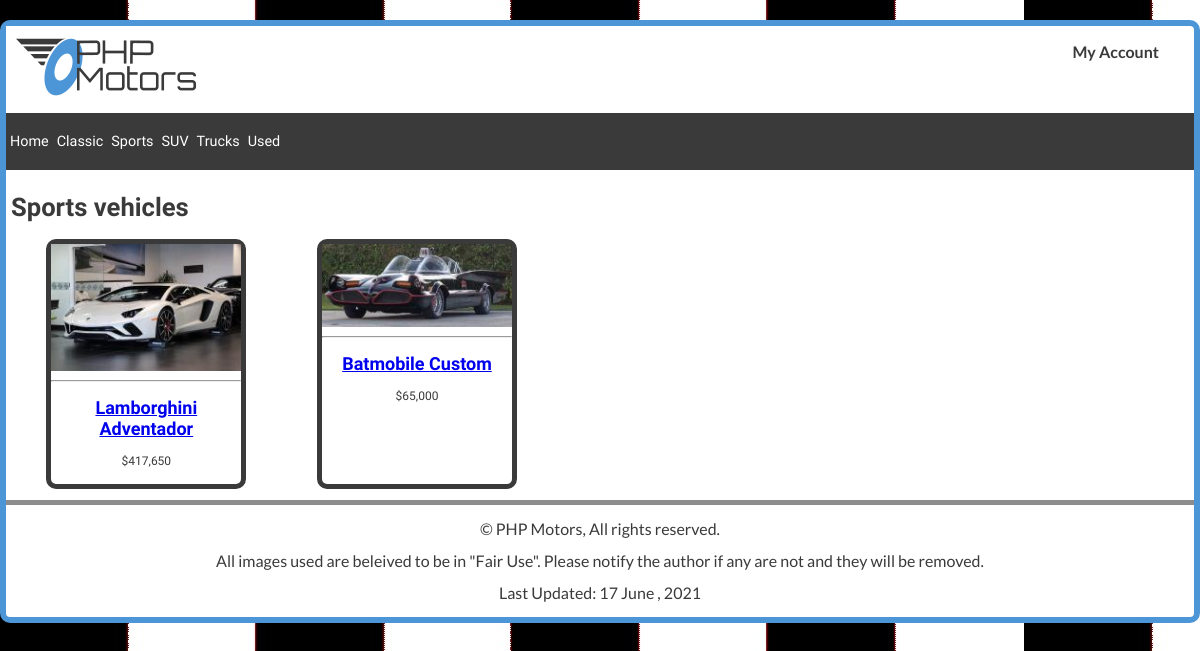
Page /phpmotors/vehicles/?action=classification&classificationName=Sports on the committed database.
### tables this page shows
CREATE TABLE `carclassification` (
  `classificationId` int(11) NOT NULL,
  `classificationName` varchar(30) NOT NULL
);

CREATE TABLE `inventory` (
  `invId` int(10) UNSIGNED NOT NULL,
  `invMake` varchar(30) NOT NULL,
  `invModel` varchar(30) NOT NULL,
  `invDescription` text NOT NULL,
  `invImage` varchar(50) NOT NULL,
  `invThumbnail` varchar(50) NOT NULL,
  `invPrice` decimal(10,0) NOT NULL,
  `invStock` smallint(6) NOT NULL,
  `invColor` varchar(20) NOT NULL,
  `classificationId` int(11) NOT NULL
);

CREATE TABLE `images` (
  `imgId` int(10) UNSIGNED NOT NULL,
  `invId` int(10) UNSIGNED NOT NULL,
  `ImgName` varchar(100) NOT NULL,
  `imgPath` varchar(150) NOT NULL,
  `imgDate` timestamp NOT NULL DEFAULT current_timestamp(),
  `imgPrimary` tinyint(1) NOT NULL
);

### phpmotors/model/main-model.php (called while the page is built, shortened)
<?php
function getClassifications(){
    $db = phpmotorsConnect();
    $sql = 'SELECT classificationName, classificationId FROM carclassification ORDER BY classificationName ASC';
    $stmt = $db->prepare($sql);
    $stmt->execute();
    $classifications = $stmt->fetchAll(PDO::FETCH_ASSOC);
    return $classifications;
   }
?>

### phpmotors/model/vehicle-model.php (called while the page is built, shortened)
<?php
   function getVehiclesByClassification($classificationName){
    $db = phpmotorsConnect();
    $sql = "SELECT * FROM inventory INNER JOIN carclassification ON inventory.classificationId = carclassification.classificationId INNER JOIN images ON images.invId = inventory.invId WHERE classificationName = :classificationName AND images.imgPath LIKE '%tn%' AND imgPrimary = '1'";
    $stmt = $db->prepare($sql);
    $stmt->bindValue(':classificationName', $classificationName, PDO::PARAM_STR);
    $stmt->execute();
    $vehicles = $stmt->fetchAll(PDO::FETCH_ASSOC);
    return $vehicles;
   }
?>

### phpmotors/vehicles/index.php (the view, shortened to what this page needs)
<?php
require_once '../model/main-model.php';
require_once '../model/vehicle-model.php';
require_once '../library/functions.php';
$classifications = getClassifications();
$navList = buildNavlist($classifications);
$action = filter_input(INPUT_POST, 'action');
if ($action == NULL){
 $action = filter_input(INPUT_GET, 'action');
}
switch ($action) {
                        case 'classification':
                            $classificationName = filter_input(INPUT_GET, 'classificationName', FILTER_SANITIZE_STRING);
                            $vehicles = getVehiclesByClassification($classificationName);
                            if(!count($vehicles)){
                             $message = "<p class='notice'>Sorry, no $classificationName could be found.</p>";
                            } else {
                             $vehicleDisplay = buildVehiclesDisplay($vehicles);
                            }
                            include '../view/classification.php';
                            break;
   }

### phpmotors/library/functions.php (shortened to what this page needs)
<?php
require_once '../model/main-model.php';
   function buildNavlist($classifications){
      $navList = '<ul>';
      $navList .= "<li><a href='/phpmotors/' title='View the PHP Motors home page'>Home</a></li>";
      foreach ($classifications as $classification) {
      $navList .= "<li><a href='/phpmotors/vehicles/?action=classification&classificationName="
      .urlencode($classification['classificationName']).
      "' title='View our $classification[classificationName] lineup of vehicles'>$classification[classificationName]</a></li>";
      }
      $navList .= '</ul>';
      return $navList;
      }
  function buildVehiclesDisplay($vehicles){
   $dv = '<ul id="inv-display">';
   foreach ($vehicles as $vehicle) {
    $dv .= '<li>';
    $dv .= "<a href='/phpmotors/vehicles/?action=vehicleInfo&invId=$vehicle[invId]'>";
    $dv .= "<img src='$vehicle[imgPath]' alt='Image of $vehicle[invMake] $vehicle[invModel] on phpmotors.com'>";
    $dv .= '<hr>';
    $dv .= "<h2>$vehicle[invMake] $vehicle[invModel]</h2>";
    $dv .= '</a>';
    $dv .= "<span>$" . number_format($vehicle['invPrice']) . "</span>";
    $dv .= '</li>';
   }
   $dv .= '</ul>';
   return $dv;
  }
   ?>

### phpmotors/css/style.css (style rules this page uses)
:root { --lightgrey: #bababa; --grey: #8d8d8d; --lightblue: #a6cbeb; --blue:#4c96d7; --charcoal: #3a3a3a; --white: #ffffff; --font-1: 'Zen Dots', cursive; --font-2: 'Lato', sans-serif; }
html { box-sizing: border-box; }
*, *:before, *:after { box-sizing: inherit; }
body { font-family: var(--font-1); color: var(--charcoal); background-color: var(--white); background-image: url("../images/checkerboard.jpg"); max-width: 1200px; margin: 0 auto; }
nav ul { list-style-type: none; margin: 0; padding: 0; overflow: hidden; font-size: .9em; }
nav li { float: left; }
nav li a { display: block; color: white; text-align: center; padding: 20px 4px; text-decoration: none; }
img { max-width: 100%; z-index:0; }
#inv-display { margin: 0; padding: 0; display: flex; flex-direction: column; }
#inv-display li { margin-bottom: .5em; border: 1px #ccc solid; list-style-type: none; flex: 1 1 auto; margin-left: 3%; margin-right: 3%; border: 5px var(--charcoal) solid; border-radius: 10px; max-width: 200px; text-align: center; height: 250px; justify-content: space-between; font-size:.75em; }
#inv-display li img { max-width: 100%; }
@media only screen and (min-width: 700px) { #inv-display { flex-flow: row wrap; justify-content: flex-start; } }

### rows in the picture
carclassification: classificationName "Classic"
carclassification: classificationName "Sports"
carclassification: classificationName "SUV"
carclassification: classificationName "Trucks"
carclassification: classificationName "Used"
inventory: images.imgPath (picture), invMake "Lamborghini", invModel "Adventador", invPrice "417,650"
inventory: images.imgPath (picture), invMake "Batmobile", invModel "Custom", invPrice "65,000"

### other values in the picture
$classificationName "Sports"
